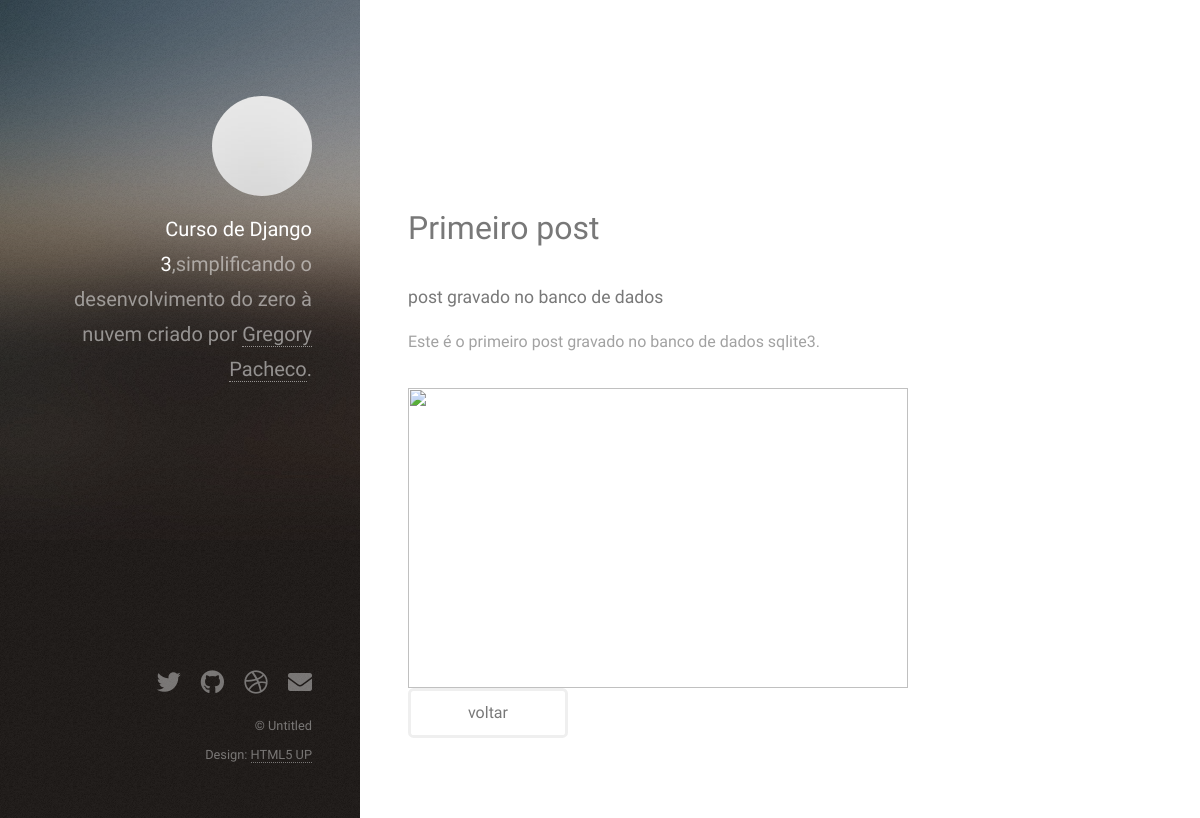
Page /blog/post1/ on the earlier database version.
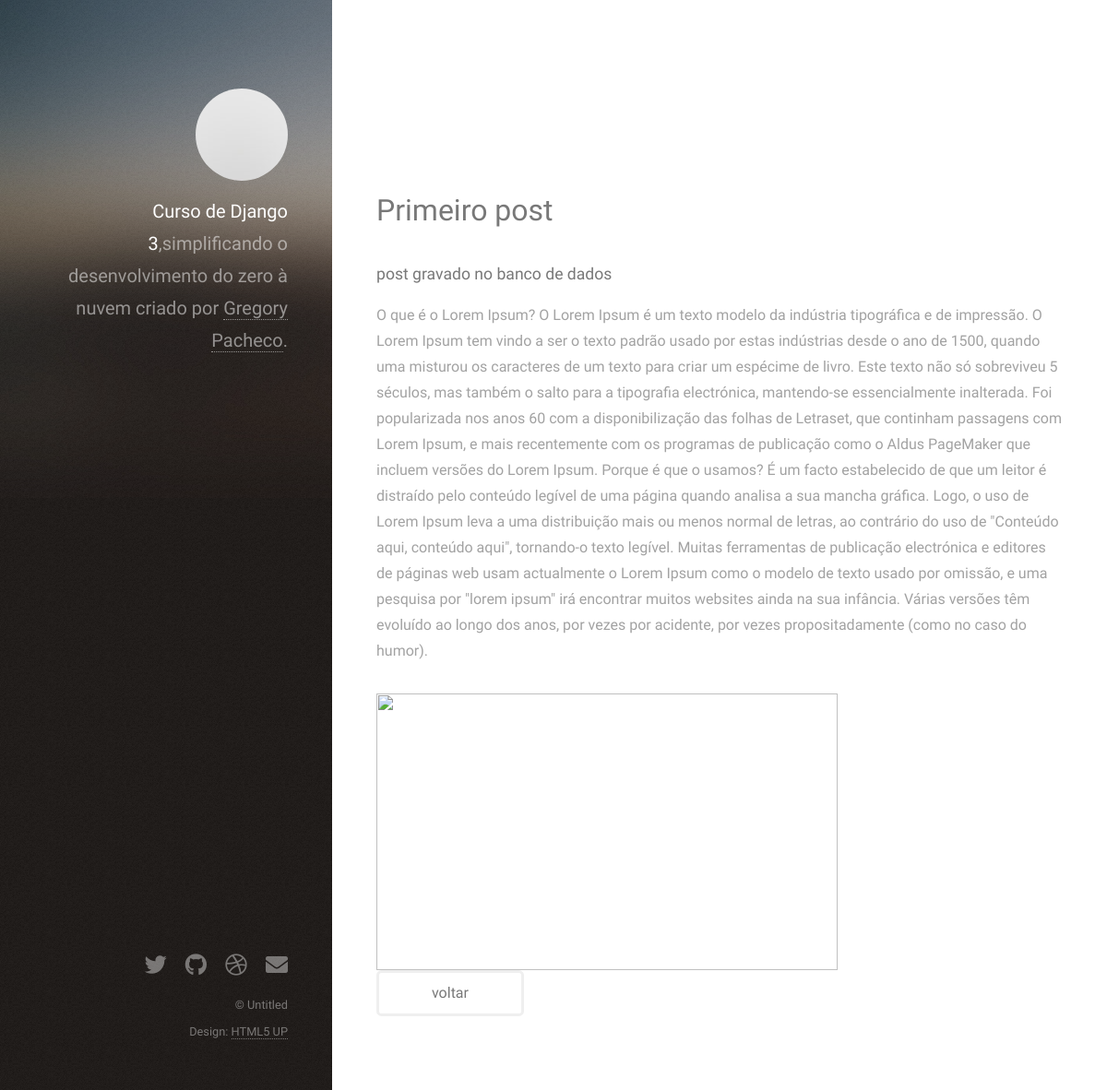
Same page on the later database version.
### website/models.py (models this page shows, shortened)
class Post(models.Model):
    title = models.CharField(max_length=100)
    sub_title = models.CharField(max_length=200)
    content = models.TextField()
    categories = models.CharField(
        max_length=2,
        choices=Categorias.choices,
        default=Categorias.GR,
    )
    approved = models.BooleanField(default=True)
    image = models.ImageField(upload_to="posts", null=True, blank=True)
    def __str__(self):
        return self.title

### website/views.py (the view)
# urls.py: path('post<int:id>/', post_detail, name ="post_detail"),
def post_detail(request, id):
    post = Post.objects.get(id=id)
    return render(request, "post_detail.html", {"post": post})

### website/templates/post_detail.html (shortened to what this page needs)
<h1>Meu post</h1>
{{ post }}{% load static %}
<!DOCTYPE HTML>
<html>
	<head>
		<link rel="stylesheet" href="{% static 'assets/css/main.css' %}" />
	</head>
	<body class="is-preload">
			<header id="header">
				<div class="inner">
					<a href="#" class="image avatar"><img src="{% static 'images/avatar.jpg' %}" alt="" /></a>
					<h1><strong>Curso de Django 3</strong>,simplificando o desenvolvimento<br />
					do zero à nuvem<br />
					criado por <a href="http://html5up.net">Gregory Pacheco</a>.</h1>
				</div>
			</header>
			<div id="main">
					<section id="one">
						<header class="major">
                            <h2>{{ post.title }}</h2>
							<h4>{{ post.sub_title }}</h4>
						</header>
						<p>{{ post.content }}</p>
						<img src="{{ post.imagem.url }}" width="500px" height="300px alt="">
						<ul class="actions">
							<li><a href="{% url 'home_blog' %}" class="button">voltar</a></li>
						</ul>
					</section>
			</div>
			<footer id="footer">
				<div class="inner">
					<ul class="icons">
						<li><a href="#" class="icon brands fa-twitter"><span class="label">Twitter</span></a></li>
						<li><a href="#" class="icon brands fa-github"><span class="label">Github</span></a></li>
						<li><a href="#" class="icon brands fa-dribbble"><span class="label">Dribbble</span></a></li>
						<li><a href="#" class="icon solid fa-envelope"><span class="label">Email</span></a></li>
					</ul>
					<ul class="copyright">
						<li>&copy; Untitled</li><li>Design: <a href="http://html5up.net">HTML5 UP</a></li>
					</ul>
				</div>
			</footer>
	</body>
</html>

Differences in the rows shown:
changed Post "Primeiro post": content "Este é o primeiro post gravado no banco de dados sqlite3." → "O que é o Lorem Ipsum? O Lorem Ipsum é um texto modelo da indústria tipográfica e de impressão. O Lorem Ipsum tem vindo a ser o texto padrão usado por estas indústrias desde o ano de 1500, quando uma misturou os caracteres de um texto para criar um espécime de livro. Este texto não só sobreviveu 5 séculos, mas também o salto para a tipografia electrónica, mantendo-se essencialmente inalterada. Foi popularizada nos anos 60 com a disponibilização das folhas de Letraset, que continham passagens com Lorem Ipsum, e mais recentemente com os programas de publicação como o Aldus PageMaker que incluem versões do Lorem Ipsum. Porque é que o usamos? É um facto estabelecido de que um leitor é distraído…"
